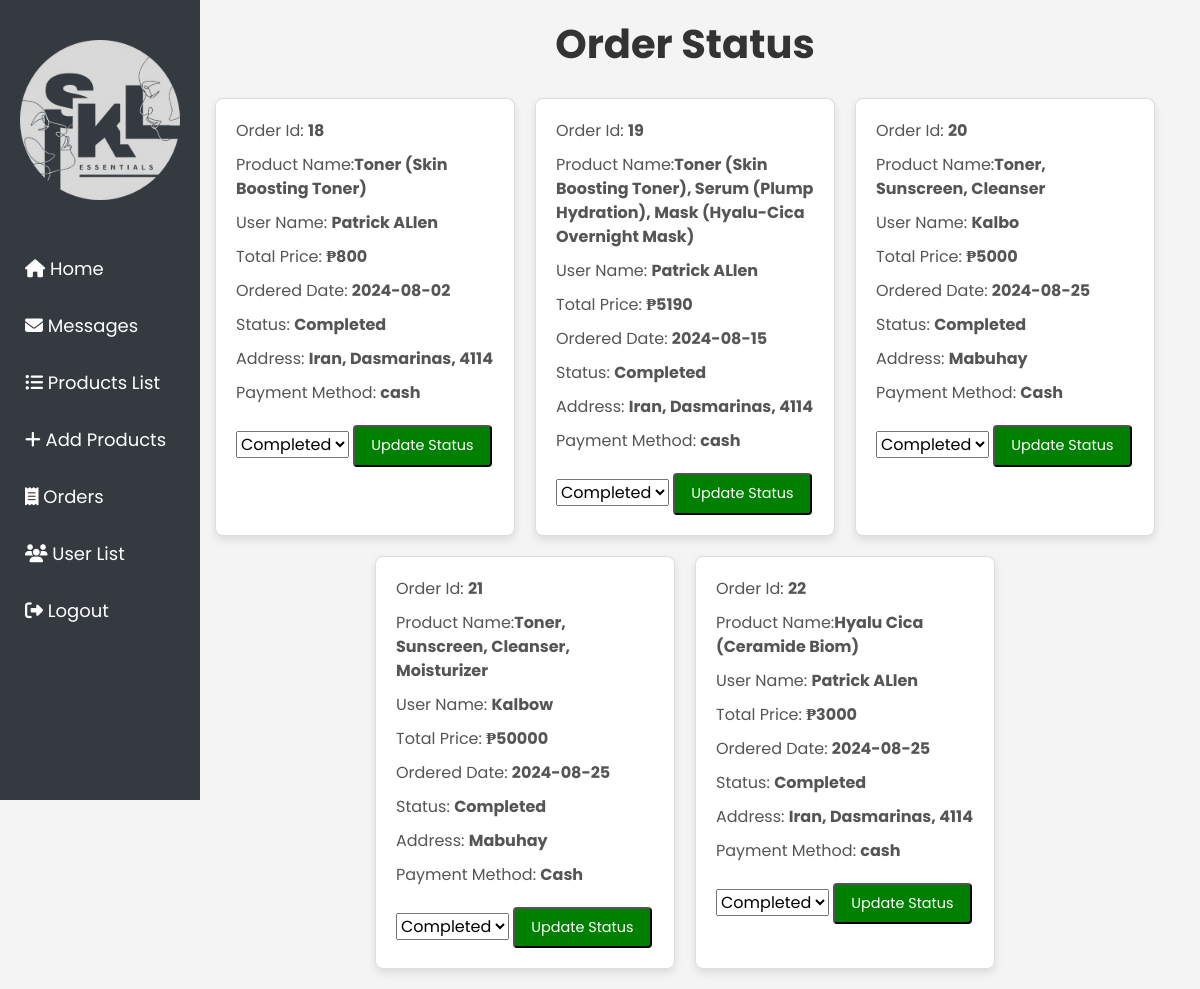
The app's page /update_orders.php, older data.
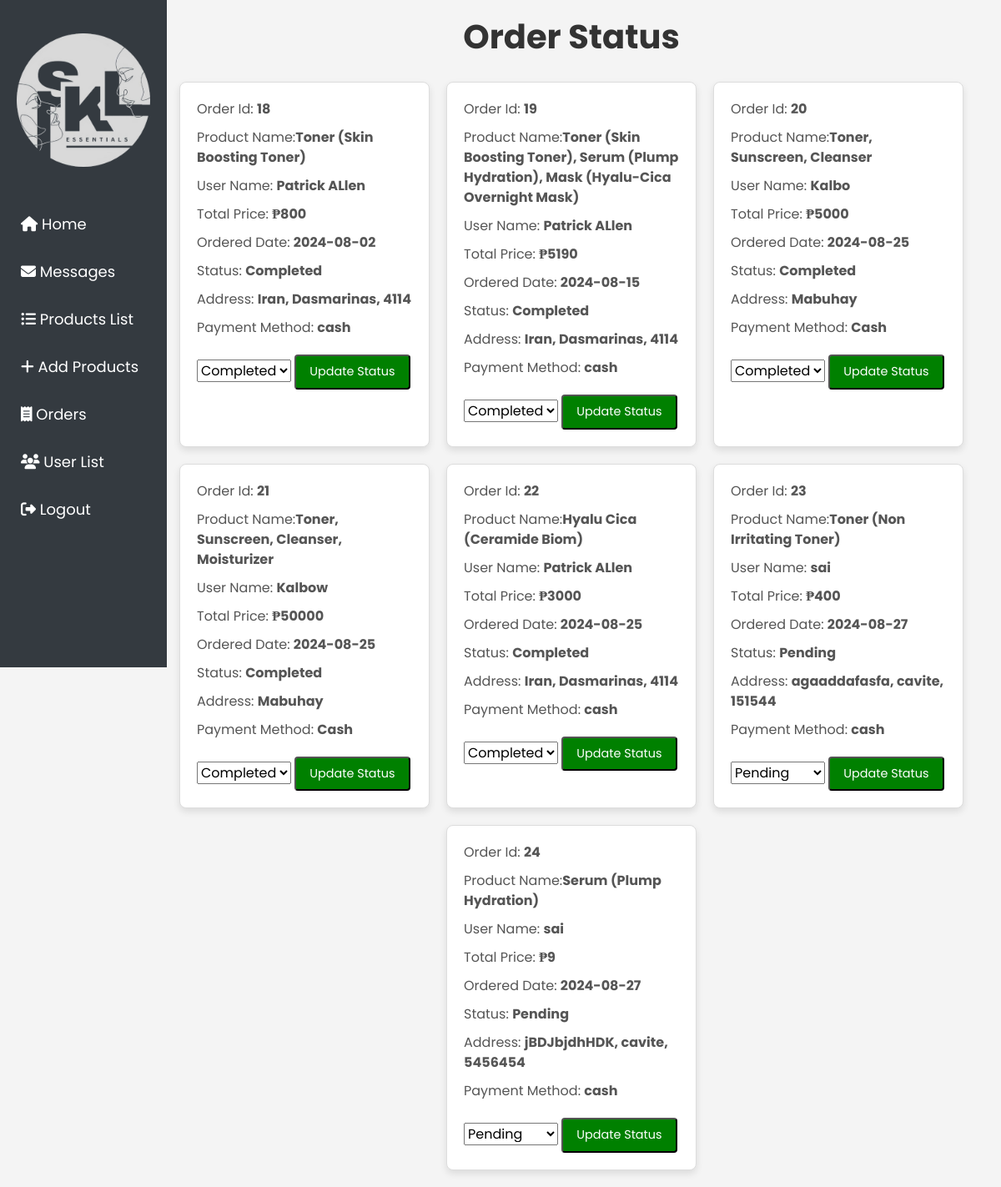
The same page, newer data.
### tables this page shows
CREATE TABLE `orders` (
  `id` int(100) NOT NULL,
  `user_id` int(100) NOT NULL,
  `name` varchar(20) NOT NULL,
  `number` varchar(11) NOT NULL,
  `email` varchar(50) NOT NULL,
  `method` varchar(50) NOT NULL,
  `address` varchar(500) NOT NULL,
  `product_names` varchar(1000) NOT NULL,
  `total_price` int(100) NOT NULL,
  `placed_on` date NOT NULL DEFAULT current_timestamp(),
  `payment_status` varchar(20) NOT NULL DEFAULT 'Pending'
);

### update_orders.php (the view, shortened to what this page needs)
<?php
include('db.php');
?>
<!DOCTYPE html>
<html lang="en">
<head>
   <link href="https://stackpath.bootstrapcdn.com/bootstrap/4.5.2/css/bootstrap.min.css" rel="stylesheet">
   <link rel="stylesheet" href="https://cdnjs.cloudflare.com/ajax/libs/font-awesome/6.1.1/css/all.min.css">
   <link rel="stylesheet" href="update_orders.css">
</head>
<body>
<div class="sidebar">
    <img src="images/inverted.png" alt="">
        <a href="admin_page.php"><i class="fas fa-home"></i><span> Home</span></a>
        <a href="user_message.php"><i class="fas fa-envelope"></i><span> Messages</span></a>
        <a href="product_list.php"><i class="fas fa-list-ul"></i><span> Products List</span></a>
        <a href="add_product.php"><i class="fas fa-plus"></i><span> Add Products</span></a>
        <a href="admin_orders.php"><i class="fas fa-receipt"></i><span> Orders</span></a>
        <a href="user_list.php"><i class="fas fa-users"></i><span> User List</span></a>
        <a href="admin_logout.php"><i class="fas fa-sign-out-alt"></i><span> Logout</span></a>
    </div>
<section class="orders">
<h1 class="heading">Order Status</h1>
<div class="box-container">
   <?php
   $select_orders = $conn->prepare("SELECT * FROM `orders`");
   $select_orders->execute();
   $result = $select_orders->get_result();
   if ($result->num_rows > 0) {
       while ($fetch_orders = $result->fetch_assoc()) {
   ?>
   <div class="box">
      <p>Order Id: <span><?= htmlspecialchars($fetch_orders['id']); ?></span></p>
      <p>Product Name:<span><?= htmlspecialchars($fetch_orders['product_names']); ?></span></p>
      <p>User Name: <span><?= htmlspecialchars($fetch_orders['name']); ?></span></p>
      <p>Total Price: <span>₱<?= htmlspecialchars($fetch_orders['total_price']); ?></span></p>
      <p>Ordered Date: <span><?= htmlspecialchars($fetch_orders['placed_on']); ?></span></p>
      <p>Status: <span><?= htmlspecialchars($fetch_orders['payment_status']); ?></span></p>
      <p>Address: <span><?= htmlspecialchars($fetch_orders['address']); ?></span></p>
      <p>Payment Method: <span><?= htmlspecialchars($fetch_orders['method']); ?></span></p>
      <form action="" method="post">
         <select name="status" required>
            <option value="Pending" <?= $fetch_orders['payment_status'] == 'Pending' ? 'selected' : ''; ?>>Pending</option>
            <option value="Completed" <?= $fetch_orders['payment_status'] == 'Completed' ? 'selected' : ''; ?>>Completed</option>
         </select>
         <button type="submit" name="update_status" class="option-btn">Update Status</button>
      </form>
   </div>
   <?php
       }
   } else {
       echo '<p class="empty">No orders placed yet!</p>';
   }
   ?>
</div>
</section>
</body>
</html>

Row changes from the older to the newer data that the page shows:
added orders: id "23", product_names "Toner (Non Irritating Toner)", name "sai", total_price "400", placed_on "2024-08-27", payment_status "Pending", address "agaaddafasfa, cavite, 151544", method "cash", status "Pending"
added orders: id "24", product_names "Serum (Plump Hydration)", name "sai", total_price "9", placed_on "2024-08-27", payment_status "Pending", address "jBDJbjdhHDK, cavite, 5456454", method "cash", status "Pending"
